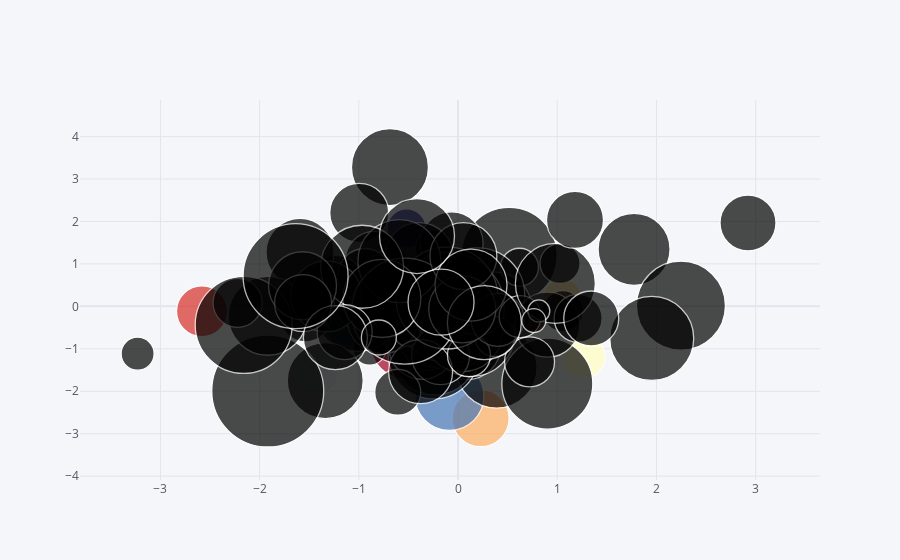

Write notebook code for a chart like this one.
### Markdown cell above
### bubble

### Code cell
df1.iplot(kind='bubble', x='A', y='B', size='C', colorscale='rdylbu')
